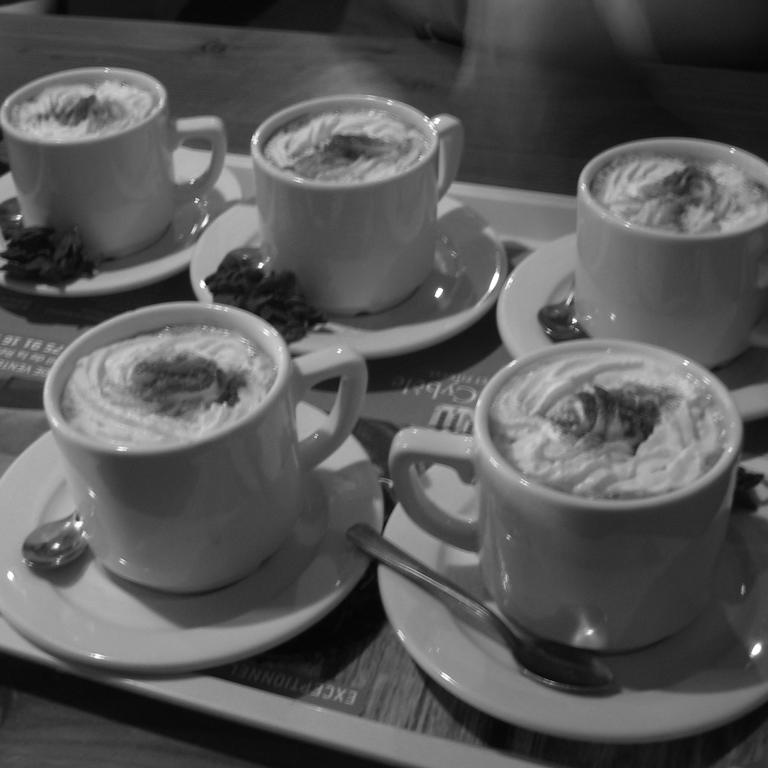
#> input picture CCCode/data/a.jpg, 768 x 768 px, given in place of L_0.bmp, which was not available
$ jupyter execute --allow-errors util.ipynb   (shell and % lines are left out)   (text cells are left out)
#> lines starting #> are read from the running program, lines starting #| are printed output that depends on the picture; pictures that were not available may be replaced by others from this repository, and a replacement may not be noted
[cell 1]
import matplotlib.pyplot as plt
from skimage import io as sio
from skimage.transform import resize
import os
import numpy as np
import sys
import imp
sys.path.append("D:\\Workspace\\git_proj\\CCCode")
import imaging_process
#> (the rest of this cell did not finish here and is left out)

[cell 2]
# import images
imgs_path = "D:\\Workspace\\datasets\\open_image_val_standard"
imgs_name_list = os.listdir(imgs_path)[0:2]
imgs_fpath_list = [os.path.join(imgs_path, img_name) for img_name in imgs_name_list]
#> (the rest of this cell did not finish here and is left out)

#> (a cell that did not finish here is left out)

[cell 4]
import imaging_process
#> (the rest of this cell did not finish here and is left out)

[cell 5]
plt.figure(figsize=[18, 5])
plt.subplot(131)
#> (the rest of this cell did not finish here and is left out)

[cell 6]
from cc_math import pearson_correlation_coefficient_comput, mse_compute

#> (the rest of this cell did not finish here and is left out)

[cell 7]
import cv2
import numpy as np
import os

image_path = "D:\\Workspace\\datasets\\TIE_experiment\\20200609\\2"
im1 = cv2.imread(os.path.join(image_path, "L_0.bmp"))
#> im1 is the input picture: shape (768, 768, 3); min 1, max 255, mean 87.8
im2 = cv2.imread(os.path.join(image_path, "L_1.bmp"))
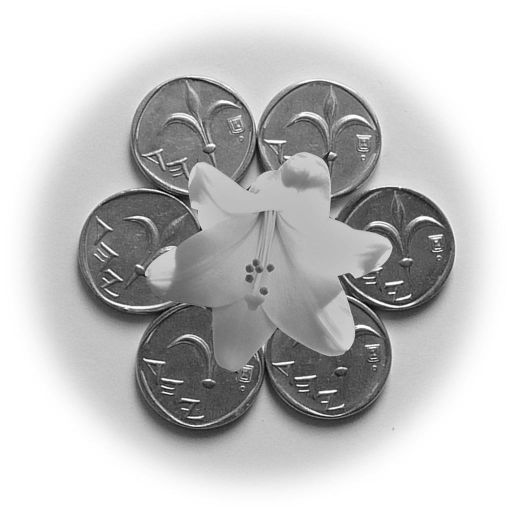
#> input picture CCCode/data/b.jpg, 1024 x 1024 px, given in place of L_1.bmp, which was not available (shown at 1/2 size)
#> im2 is the input picture: shape (1024, 1024, 3); min 0, max 255, mean 192.7
im3 = cv2.imread(os.path.join(image_path, "R_2.bmp"))
im4 = cv2.imread(os.path.join(image_path, "R_3.bmp"))

idx1 = 1024 - 512
idx2 = 1024 + 512

im1_gray = cv2.cvtColor(im1, cv2.COLOR_BGR2GRAY)[idx1:idx2, idx1:idx2]
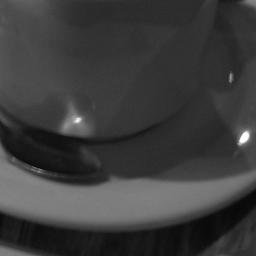
#> im1_gray: shape (256, 256); min 4, max 255, mean 60.3
im2_gray = cv2.cvtColor(im2, cv2.COLOR_BGR2GRAY)[idx1:idx2, idx1:idx2]
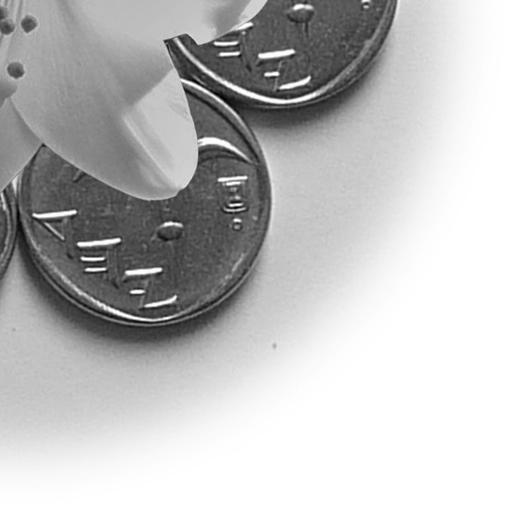
#> im2_gray: shape (512, 512); min 0, max 255, mean 188.8
im3_gray = cv2.cvtColor(im3, cv2.COLOR_BGR2GRAY)[idx1:idx2, idx1:idx2]
#> (the rest of this cell did not finish here and is left out)
